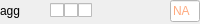
<?xml version="1.0" encoding="UTF-8"?>
<ui version="4.0">
 <class>Form</class>
 <widget class="QWidget" name="Form">
  <property name="geometry">
   <rect>
    <x>0</x>
    <y>0</y>
    <width>200</width>
    <height>24</height>
   </rect>
  </property>
  <property name="sizePolicy">
   <sizepolicy hsizetype="Preferred" vsizetype="Minimum">
    <horstretch>0</horstretch>
    <verstretch>0</verstretch>
   </sizepolicy>
  </property>
  <property name="windowTitle">
   <string>Form</string>
  </property>
  <layout class="QGridLayout" name="gridLayout">
   <property name="leftMargin">
    <number>0</number>
   </property>
   <property name="topMargin">
    <number>0</number>
   </property>
   <property name="rightMargin">
    <number>0</number>
   </property>
   <property name="bottomMargin">
    <number>0</number>
   </property>
   <property name="spacing">
    <number>0</number>
   </property>
   <item row="0" column="0">
    <widget class="QLabel" name="label">
     <property name="sizePolicy">
      <sizepolicy hsizetype="Fixed" vsizetype="Fixed">
       <horstretch>0</horstretch>
       <verstretch>0</verstretch>
      </sizepolicy>
     </property>
     <property name="minimumSize">
      <size>
       <width>50</width>
       <height>0</height>
      </size>
     </property>
     <property name="lineWidth">
      <number>0</number>
     </property>
     <property name="text">
      <string>agg</string>
     </property>
    </widget>
   </item>
   <item row="0" column="1">
    <widget class="QCheckBox" name="widget_fix">
     <property name="enabled">
      <bool>true</bool>
     </property>
     <property name="sizePolicy">
      <sizepolicy hsizetype="Fixed" vsizetype="Fixed">
       <horstretch>0</horstretch>
       <verstretch>0</verstretch>
      </sizepolicy>
     </property>
     <property name="minimumSize">
      <size>
       <width>0</width>
       <height>0</height>
      </size>
     </property>
     <property name="baseSize">
      <size>
       <width>10</width>
       <height>10</height>
      </size>
     </property>
     <property name="toolTip">
      <string>fix value</string>
     </property>
     <property name="text">
      <string/>
     </property>
     <property name="checked">
      <bool>false</bool>
     </property>
    </widget>
   </item>
   <item row="0" column="2">
    <widget class="QCheckBox" name="widget_link">
     <property name="sizePolicy">
      <sizepolicy hsizetype="Fixed" vsizetype="Fixed">
       <horstretch>0</horstretch>
       <verstretch>0</verstretch>
      </sizepolicy>
     </property>
     <property name="toolTip">
      <string>Link
Right-click to link, uncheck to un-link</string>
     </property>
     <property name="text">
      <string/>
     </property>
     <property name="tristate">
      <bool>false</bool>
     </property>
    </widget>
   </item>
   <item row="0" column="3">
    <widget class="QCheckBox" name="widget_bounds_on">
     <property name="sizePolicy">
      <sizepolicy hsizetype="Fixed" vsizetype="Fixed">
       <horstretch>0</horstretch>
       <verstretch>0</verstretch>
      </sizepolicy>
     </property>
     <property name="toolTip">
      <string>enable bounds</string>
     </property>
     <property name="text">
      <string/>
     </property>
     <property name="checked">
      <bool>false</bool>
     </property>
     <property name="tristate">
      <bool>false</bool>
     </property>
    </widget>
   </item>
   <item row="0" column="4">
    <layout class="QHBoxLayout" name="horizontalLayout">
     <property name="spacing">
      <number>0</number>
     </property>
     <property name="sizeConstraint">
      <enum>QLayout::SetDefaultConstraint</enum>
     </property>
     <property name="leftMargin">
      <number>0</number>
     </property>
    </layout>
   </item>
   <item row="0" column="5">
    <widget class="QLineEdit" name="lineEdit">
     <property name="enabled">
      <bool>true</bool>
     </property>
     <property name="sizePolicy">
      <sizepolicy hsizetype="MinimumExpanding" vsizetype="Fixed">
       <horstretch>0</horstretch>
       <verstretch>0</verstretch>
      </sizepolicy>
     </property>
     <property name="minimumSize">
      <size>
       <width>0</width>
       <height>0</height>
      </size>
     </property>
     <property name="maximumSize">
      <size>
       <width>30</width>
       <height>16777215</height>
      </size>
     </property>
     <property name="palette">
      <palette>
       <active>
        <colorrole role="WindowText">
         <brush brushstyle="SolidPattern">
          <color alpha="255">
           <red>0</red>
           <green>0</green>
           <blue>0</blue>
          </color>
         </brush>
        </colorrole>
        <colorrole role="Button">
         <brush brushstyle="SolidPattern">
          <color alpha="255">
           <red>255</red>
           <green>255</green>
           <blue>255</blue>
          </color>
         </brush>
        </colorrole>
        <colorrole role="Light">
         <brush brushstyle="SolidPattern">
          <color alpha="255">
           <red>255</red>
           <green>255</green>
           <blue>255</blue>
          </color>
         </brush>
        </colorrole>
        <colorrole role="Midlight">
         <brush brushstyle="SolidPattern">
          <color alpha="255">
           <red>255</red>
           <green>255</green>
           <blue>255</blue>
          </color>
         </brush>
        </colorrole>
        <colorrole role="Dark">
         <brush brushstyle="SolidPattern">
          <color alpha="255">
           <red>127</red>
           <green>127</green>
           <blue>127</blue>
          </color>
         </brush>
        </colorrole>
        <colorrole role="Mid">
         <brush brushstyle="SolidPattern">
          <color alpha="255">
           <red>170</red>
           <green>170</green>
           <blue>170</blue>
          </color>
         </brush>
        </colorrole>
        <colorrole role="Text">
         <brush brushstyle="SolidPattern">
          <color alpha="255">
           <red>255</red>
           <green>85</green>
           <blue>0</blue>
          </color>
         </brush>
        </colorrole>
        <colorrole role="BrightText">
         <brush brushstyle="SolidPattern">
          <color alpha="255">
           <red>255</red>
           <green>255</green>
           <blue>255</blue>
          </color>
         </brush>
        </colorrole>
        <colorrole role="ButtonText">
         <brush brushstyle="SolidPattern">
          <color alpha="255">
           <red>0</red>
           <green>0</green>
           <blue>0</blue>
          </color>
         </brush>
        </colorrole>
        <colorrole role="Base">
         <brush brushstyle="SolidPattern">
          <color alpha="255">
           <red>255</red>
           <green>255</green>
           <blue>255</blue>
          </color>
         </brush>
        </colorrole>
        <colorrole role="Window">
         <brush brushstyle="SolidPattern">
          <color alpha="255">
           <red>255</red>
           <green>255</green>
           <blue>255</blue>
          </color>
         </brush>
        </colorrole>
        <colorrole role="Shadow">
         <brush brushstyle="SolidPattern">
          <color alpha="255">
           <red>0</red>
           <green>0</green>
           <blue>0</blue>
          </color>
         </brush>
        </colorrole>
        <colorrole role="AlternateBase">
         <brush brushstyle="SolidPattern">
          <color alpha="255">
           <red>255</red>
           <green>255</green>
           <blue>255</blue>
          </color>
         </brush>
        </colorrole>
        <colorrole role="ToolTipBase">
         <brush brushstyle="SolidPattern">
          <color alpha="255">
           <red>255</red>
           <green>255</green>
           <blue>220</blue>
          </color>
         </brush>
        </colorrole>
        <colorrole role="ToolTipText">
         <brush brushstyle="SolidPattern">
          <color alpha="255">
           <red>0</red>
           <green>0</green>
           <blue>0</blue>
          </color>
         </brush>
        </colorrole>
        <colorrole role="PlaceholderText">
         <brush brushstyle="NoBrush">
          <color alpha="128">
           <red>255</red>
           <green>85</green>
           <blue>0</blue>
          </color>
         </brush>
        </colorrole>
       </active>
       <inactive>
        <colorrole role="WindowText">
         <brush brushstyle="SolidPattern">
          <color alpha="255">
           <red>0</red>
           <green>0</green>
           <blue>0</blue>
          </color>
         </brush>
        </colorrole>
        <colorrole role="Button">
         <brush brushstyle="SolidPattern">
          <color alpha="255">
           <red>255</red>
           <green>255</green>
           <blue>255</blue>
          </color>
         </brush>
        </colorrole>
        <colorrole role="Light">
         <brush brushstyle="SolidPattern">
          <color alpha="255">
           <red>255</red>
           <green>255</green>
           <blue>255</blue>
          </color>
         </brush>
        </colorrole>
        <colorrole role="Midlight">
         <brush brushstyle="SolidPattern">
          <color alpha="255">
           <red>255</red>
           <green>255</green>
           <blue>255</blue>
          </color>
         </brush>
        </colorrole>
        <colorrole role="Dark">
         <brush brushstyle="SolidPattern">
          <color alpha="255">
           <red>127</red>
           <green>127</green>
           <blue>127</blue>
          </color>
         </brush>
        </colorrole>
        <colorrole role="Mid">
         <brush brushstyle="SolidPattern">
          <color alpha="255">
           <red>170</red>
           <green>170</green>
           <blue>170</blue>
          </color>
         </brush>
        </colorrole>
        <colorrole role="Text">
         <brush brushstyle="SolidPattern">
          <color alpha="255">
           <red>208</red>
           <green>109</green>
           <blue>63</blue>
          </color>
         </brush>
        </colorrole>
        <colorrole role="BrightText">
         <brush brushstyle="SolidPattern">
          <color alpha="255">
           <red>255</red>
           <green>255</green>
           <blue>255</blue>
          </color>
         </brush>
        </colorrole>
        <colorrole role="ButtonText">
         <brush brushstyle="SolidPattern">
          <color alpha="255">
           <red>0</red>
           <green>0</green>
           <blue>0</blue>
          </color>
         </brush>
        </colorrole>
        <colorrole role="Base">
         <brush brushstyle="SolidPattern">
          <color alpha="255">
           <red>255</red>
           <green>255</green>
           <blue>255</blue>
          </color>
         </brush>
        </colorrole>
        <colorrole role="Window">
         <brush brushstyle="SolidPattern">
          <color alpha="255">
           <red>255</red>
           <green>255</green>
           <blue>255</blue>
          </color>
         </brush>
        </colorrole>
        <colorrole role="Shadow">
         <brush brushstyle="SolidPattern">
          <color alpha="255">
           <red>0</red>
           <green>0</green>
           <blue>0</blue>
          </color>
         </brush>
        </colorrole>
        <colorrole role="AlternateBase">
         <brush brushstyle="SolidPattern">
          <color alpha="255">
           <red>255</red>
           <green>255</green>
           <blue>255</blue>
          </color>
         </brush>
        </colorrole>
        <colorrole role="ToolTipBase">
         <brush brushstyle="SolidPattern">
          <color alpha="255">
           <red>255</red>
           <green>255</green>
           <blue>220</blue>
          </color>
         </brush>
        </colorrole>
        <colorrole role="ToolTipText">
         <brush brushstyle="SolidPattern">
          <color alpha="255">
           <red>0</red>
           <green>0</green>
           <blue>0</blue>
          </color>
         </brush>
        </colorrole>
        <colorrole role="PlaceholderText">
         <brush brushstyle="NoBrush">
          <color alpha="128">
           <red>255</red>
           <green>85</green>
           <blue>0</blue>
          </color>
         </brush>
        </colorrole>
       </inactive>
       <disabled>
        <colorrole role="WindowText">
         <brush brushstyle="SolidPattern">
          <color alpha="255">
           <red>127</red>
           <green>127</green>
           <blue>127</blue>
          </color>
         </brush>
        </colorrole>
        <colorrole role="Button">
         <brush brushstyle="SolidPattern">
          <color alpha="255">
           <red>255</red>
           <green>255</green>
           <blue>255</blue>
          </color>
         </brush>
        </colorrole>
        <colorrole role="Light">
         <brush brushstyle="SolidPattern">
          <color alpha="255">
           <red>255</red>
           <green>255</green>
           <blue>255</blue>
          </color>
         </brush>
        </colorrole>
        <colorrole role="Midlight">
         <brush brushstyle="SolidPattern">
          <color alpha="255">
           <red>255</red>
           <green>255</green>
           <blue>255</blue>
          </color>
         </brush>
        </colorrole>
        <colorrole role="Dark">
         <brush brushstyle="SolidPattern">
          <color alpha="255">
           <red>127</red>
           <green>127</green>
           <blue>127</blue>
          </color>
         </brush>
        </colorrole>
        <colorrole role="Mid">
         <brush brushstyle="SolidPattern">
          <color alpha="255">
           <red>170</red>
           <green>170</green>
           <blue>170</blue>
          </color>
         </brush>
        </colorrole>
        <colorrole role="Text">
         <brush brushstyle="SolidPattern">
          <color alpha="255">
           <red>127</red>
           <green>127</green>
           <blue>127</blue>
          </color>
         </brush>
        </colorrole>
        <colorrole role="BrightText">
         <brush brushstyle="SolidPattern">
          <color alpha="255">
           <red>255</red>
           <green>255</green>
           <blue>255</blue>
          </color>
         </brush>
        </colorrole>
        <colorrole role="ButtonText">
         <brush brushstyle="SolidPattern">
          <color alpha="255">
           <red>127</red>
           <green>127</green>
           <blue>127</blue>
          </color>
         </brush>
        </colorrole>
        <colorrole role="Base">
         <brush brushstyle="SolidPattern">
          <color alpha="255">
           <red>255</red>
           <green>255</green>
           <blue>255</blue>
          </color>
         </brush>
        </colorrole>
        <colorrole role="Window">
         <brush brushstyle="SolidPattern">
          <color alpha="255">
           <red>255</red>
           <green>255</green>
           <blue>255</blue>
          </color>
         </brush>
        </colorrole>
        <colorrole role="Shadow">
         <brush brushstyle="SolidPattern">
          <color alpha="255">
           <red>0</red>
           <green>0</green>
           <blue>0</blue>
          </color>
         </brush>
        </colorrole>
        <colorrole role="AlternateBase">
         <brush brushstyle="SolidPattern">
          <color alpha="255">
           <red>255</red>
           <green>255</green>
           <blue>255</blue>
          </color>
         </brush>
        </colorrole>
        <colorrole role="ToolTipBase">
         <brush brushstyle="SolidPattern">
          <color alpha="255">
           <red>255</red>
           <green>255</green>
           <blue>220</blue>
          </color>
         </brush>
        </colorrole>
        <colorrole role="ToolTipText">
         <brush brushstyle="SolidPattern">
          <color alpha="255">
           <red>0</red>
           <green>0</green>
           <blue>0</blue>
          </color>
         </brush>
        </colorrole>
        <colorrole role="PlaceholderText">
         <brush brushstyle="NoBrush">
          <color alpha="128">
           <red>255</red>
           <green>85</green>
           <blue>0</blue>
          </color>
         </brush>
        </colorrole>
       </disabled>
      </palette>
     </property>
     <property name="font">
      <font>
       <weight>50</weight>
       <bold>false</bold>
      </font>
     </property>
     <property name="toolTip">
      <string>estimated error of fit</string>
     </property>
     <property name="text">
      <string/>
     </property>
     <property name="readOnly">
      <bool>true</bool>
     </property>
     <property name="placeholderText">
      <string>NA</string>
     </property>
    </widget>
   </item>
   <item row="1" column="0" colspan="6">
    <widget class="QWidget" name="widget" native="true">
     <layout class="QVBoxLayout" name="verticalLayout">
      <property name="spacing">
       <number>0</number>
      </property>
      <property name="leftMargin">
       <number>0</number>
      </property>
      <property name="topMargin">
       <number>0</number>
      </property>
      <property name="rightMargin">
       <number>0</number>
      </property>
      <property name="bottomMargin">
       <number>0</number>
      </property>
      <item>
       <layout class="QHBoxLayout" name="horizontalLayout_2">
        <property name="spacing">
         <number>0</number>
        </property>
       </layout>
      </item>
     </layout>
    </widget>
   </item>
  </layout>
 </widget>
 <resources/>
 <connections>
  <connection>
   <sender>widget_bounds_on</sender>
   <signal>toggled(bool)</signal>
   <receiver>widget</receiver>
   <slot>setVisible(bool)</slot>
   <hints>
    <hint type="sourcelabel">
     <x>79</x>
     <y>11</y>
    </hint>
    <hint type="destinationlabel">
     <x>168</x>
     <y>54</y>
    </hint>
   </hints>
  </connection>
 </connections>
</ui>
